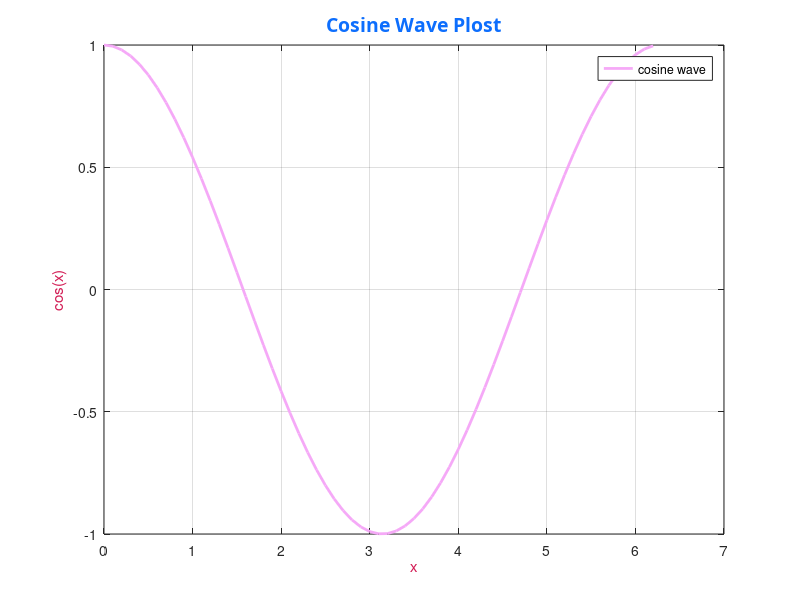

Here is the MATLAB script that generated this plot:
    
% x=[1 2 3 4 5 6 7 8 9 10];
% avg = comp

% rand_vector = generate_random_vector(y)

x=[0:0.1:2*pi];

plot(x, cos(x), 'color', '#F5A9F7', 'LineWidth', 2);
ylabel('cos(x)', 'color', '#D21D55');
xlabel('x', 'color', '#D21D55');
title ('Cosine Wave Plost', 'color', '#0d6efd','FontSize',14,'FontName' ...
    ,'TimeNewRoman');
grid on;
legend('cosine wave');

%  for loop that calls rand vector and computes mean of each vector
% for i = 1:300
%     rand_vector = generate_random_vector(x)
%     avg = comput_mean(rand_vector)
% end

function rand_vector = generate_random_vector (x)

    rand_vector = randi([1 50],1,10);
    
end
function avg = comput_mean(x)

    avg = sum(x)/length(x);
    
end

 
